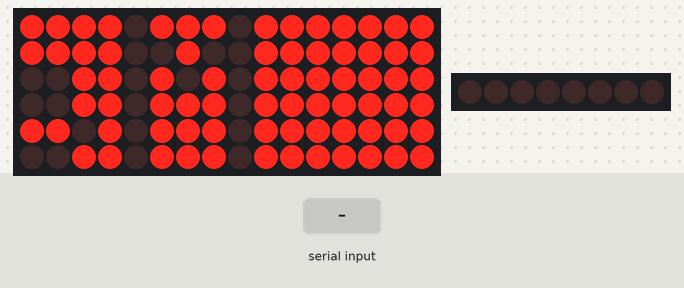
This sketch was run on a simulated Arduino Uno, built with avr-gcc and run on an emulated ATmega328P. Parts: 16×6 LED matrix, 8 shift-register outputs drawn as a row of LEDs (first output left, lit = HIGH). Wiring (inferred from the names in the program): LED matrix (orientation assumed): rows pin 12, pin 11, pin 10, pin 8, pin 7, pin 6; columns Q15, Q14, Q13, Q12, Q11, Q10, Q9, Q8, Q7, Q6, Q5, Q4, Q3, Q2, Q1, Q0; 2 × shift register (74HC595): data pin 2; shift clock pin 4; latch pin 3; shift register (74HC595): data pin 9; shift clock pin 5. Wiring (inferred from the signals the program sends): row of LEDs: on Q0, Q1, Q2, Q3, Q4, Q5, Q6, Q7. The inputs (shaded band) are chosen by the test bench.

Above: at 1.29 s.
1.3 s: "1" received over Serial
At 1.58 s:
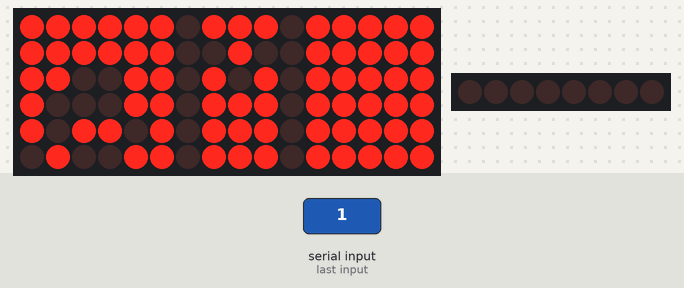
3.3 s: "0" received over Serial
At 3.74 s:
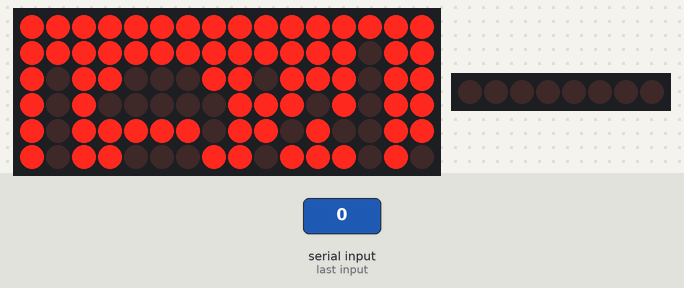
5.3 s: "2" received over Serial
At 5.9 s:
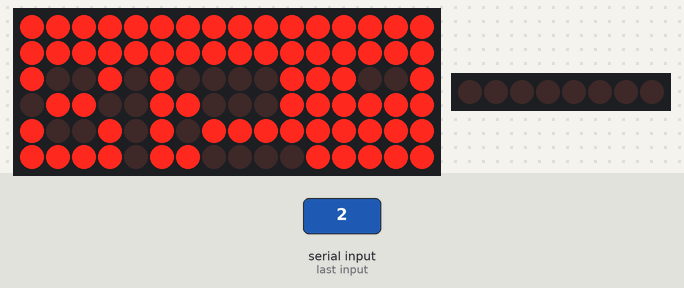
7.3 s: "1" received over Serial
9.3 s: "0" received over Serial
11.4 s: "2" received over Serial
At 14.46 s:
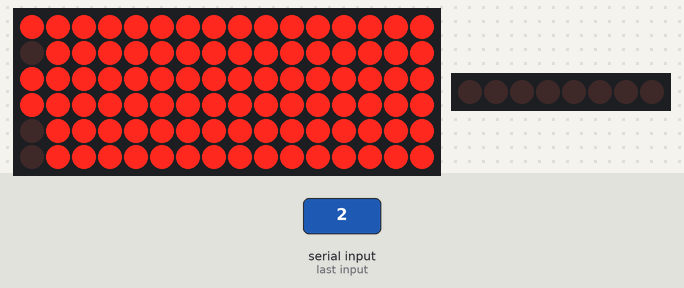

Measured:
- after the input at 11.4 s, the display: first differs from a run without the input after 2.8 s (image 4 shows a later state)

The sketch:

matrix16x8.ino
```cpp
/*
 Scrolling text on 16x8 matrix
 */
#include "Alphabet.h"

//Pin connected to ST_CP of 74HC595
const int latchPin = 3; //11
//Pin connected to SH_CP of 74HC595
const int clockPin = 4; //10
//Pin connected to DS of 74HC595
const int dataPin = 2; //12
//Pins connected to anodes
const int row1 = 12;
const int row2 = 11;
const int row3 = 10;
const int row4 = 9;
const int row5 = 8;
const int row6 = 7;
const int row7 = 6;
const int row8 = 5;

const int numRows = 8;
const int numCols = 16;
const int rows[numRows] = {row1,row2,row3,row4,row5,row6,row7,row8}; //for ease of resetting etc

void setup() {
  Serial.begin(9600);	// opens serial port, sets data rate to 9600 bps
  //Shift register pins
  pinMode(latchPin, OUTPUT);
  pinMode(clockPin, OUTPUT);
  pinMode(dataPin, OUTPUT);
  //Anodes
  for(int i=0;i<numRows;i++)
  {
    pinMode(rows[i], OUTPUT);
    digitalWrite(rows[i], LOW);
  }
}

word frame[8] = { //blank frame
  0, //row 0
  0,
  0,
  0,
  0,
  0,
  0,
  0, //row 7
};

//V2
int bufferLength =0;
int dataReceived =0;
int preloaded = 1;
int data[128];
int dataPointer =0;
int dataLength =0;

int incomingByte = 0;
void loop()
{

  // Test
  if (preloaded)
  {
    char makerspace[] = "Makerspace ";
    dataLength=sizeof(makerspace)-1;
    for (int i=0;i<dataLength;i++)
    {
      if ((int)makerspace[i] >= 32)
      {
        data[i] = (char)((int)makerspace[i]-32);
      }
      else
      {
        data[i] = makerspace[i];
      }
    }

    bufferLength = dataLength*6;
  }

  // Serial
  if (Serial.available() > 0) {
    //clear display
    digitalWrite(rows[7], LOW);
    for(int k=0;k<numRows;k++)
    {
       frame[k]=0;
    }

    //get data
    dataPointer =0;
    dataLength =0;
    delay(250);
    while(Serial.available() > 0)
    {
      incomingByte = (int)Serial.read()-32;
      data[dataPointer]=incomingByte;
      dataPointer++;
      dataLength++;
    }
    dataReceived=1;
    preloaded=0;
    bufferLength = dataLength*6;
  }

  if(preloaded | dataReceived){
    for(int currentFrame=0;currentFrame<bufferLength;currentFrame++)
    {

      //update each row of the frame
      byte currentChar = data[currentFrame/6];
      byte *currentCharArray = alphabet[currentChar];
      for(int j=0;j<numRows;j++) //numRows
      {
        word currentFrameRow = frame[j]<<1;
        byte currentCharRow = currentCharArray[j];

        byte nextChar = bitRead(currentCharRow,7-((currentFrame%6)));
        //byte bitMask = B1000000>>(currentFrame%6);
        //byte maskedRow = currentCharRow | bitMask;
        //byte nextChar = maskedRow>>(8-((currentFrame%6)));

        word nextFrameRow = currentFrameRow | nextChar;
        frame[j] = nextFrameRow;
      }

      for(int frameLength=0;frameLength<8;frameLength++)
      {
        for(int j=0;j<numRows;j++) //numRows
        {
          updateRow(j);
          delay(2);
        }
      }
    }
  }
}

void updateRow(int row)
{
  //take all rows low as a precaution
  for(int i=0;i<numRows;i++)
  {
    digitalWrite(rows[i], LOW);
  }
  byte leftByte = highByte(frame[row]);
  byte rightByte = lowByte(frame[row]);

  digitalWrite(latchPin, LOW);
  // shift out the bits:
  shiftOut(dataPin, clockPin, LSBFIRST, rightByte);
  shiftOut(dataPin, clockPin, LSBFIRST, leftByte);

  //take the latch pin high so
  digitalWrite(latchPin, HIGH);
  digitalWrite(rows[row], HIGH);
}
```

Alphabet.h
```cpp
byte alphabet [96][8] =
{
  {B00000000,
   B00000000,
   B00000000,
   B00000000,
   B00000000,
   B00000000,
   B00000000,
   B00000000,},      // 32 - Space
  {B00100000,
   B00100000,
   B00100000,
   B00100000,
   B00100000,
   B00000000,
   B00100000,
   B00000000,},      // 33 - !
  {B01010000,
   B01010000,
   B01010000,
   B00000000,
   B00000000,
   B00000000,
   B00000000,
   B00000000,},      // 34 - "
  {B01010000,
   B01010000,
   B11111000,
   B01010000,
   B11111000,
   B01010000,
   B01010000,
   B00000000,},      // 35 - #
  {B00100000,
   B01111000,
   B10100000,
   B01110000,
   B00101000,
   B11110000,
   B00100000,
   B00000000,},      // 36 - $
  {B00000000,
   B11001000,
   B11010000,
   B00100000,
   B01011000,
   B10011000,
   B00000000,
   B00000000,},      // 37 - %
  {B01000000,
   B10100000,
   B10100000,
   B01000000,
   B10101000,
   B10010000,
   B01101000,
   B00000000,},      // 38 - &
  {B00100000,
   B00100000,
   B00100000,
   B00000000,
   B00000000,
   B00000000,
   B00000000,
   B00000000,},      // 39 - '
  {B00001000,
   B00010000,
   B00100000,
   B00100000,
   B00100000,
   B00010000,
   B00001000,
   B00000000,},      // 40 - (
  {B10000000,
   B01000000,
   B00100000,
   B00100000,
   B00100000,
   B01000000,
   B10000000,
   B00000000,},      // 41 - )
  {B00000000,
   B10001000,
   B01010000,
   B00100000,
   B01010000,
   B10001000,
   B00000000,
   B00000000,},      // 42 - *
  {B00000000,
   B00100000,
   B00100000,
   B11111000,
   B00100000,
   B00100000,
   B00000000,
   B00000000,},      // 43 - +
  {B00000000,
   B00000000,
   B00000000,
   B00000000,
   B00000000,
   B01000000,
   B01000000,
   B10000000,},      // 44 - ,
  {B00000000,
   B00000000,
   B00000000,
   B11111000,
   B00000000,
   B00000000,
   B00000000,
   B00000000,},      // 45 - -
  {B00000000,
   B00000000,
   B00000000,
   B00000000,
   B00000000,
   B00000000,
   B10000000,
   B00000000,},      // 46 - .
  {B00000000,
   B00001000,
   B00010000,
   B00100000,
   B01000000,
   B10000000,
   B00000000,
   B00000000,},      // 47 - /
  {B01110000,
   B10001000,
   B10011000,
   B10101000,
   B11001000,
   B10001000,
   B01110000,
   B00000000,},      // 48 - 0
  {B00100000,
   B01100000,
   B10100000,
   B00100000,
   B00100000,
   B00100000,
   B11111000,
   B00000000,},      // 49 - 1
  {B01110000,
   B10001000,
   B00001000,
   B00110000,
   B01000000,
   B10000000,
   B11111000,
   B00000000,},      // 50 - 2
  {B01110000,
   B10001000,
   B00001000,
   B00110000,
   B00001000,
   B10001000,
   B01110000,
   B00000000,},      // 51 - 3
  {B00010000,
   B00110000,
   B01010000,
   B11111000,
   B00010000,
   B00010000,
   B00010000,
   B00000000,},      // 52 - 4
  {B11111000,
   B10000000,
   B10000000,
   B11110000,
   B00001000,
   B00001000,
   B11110000,
   B00000000,},      // 53 - 5
  {B01110000,
   B10001000,
   B10000000,
   B11110000,
   B10001000,
   B10001000,
   B01110000,
   B00000000,},      // 54 - 6
  {B11111000,
   B10001000,
   B00001000,
   B00010000,
   B00100000,
   B00100000,
   B00100000,
   B00000000,},      // 55 - 7
  {B01110000,
   B10001000,
   B10001000,
   B01110000,
   B10001000,
   B10001000,
   B01110000,
   B00000000,},      // 56 - 8
  {B01110000,
   B10001000,
   B10001000,
   B01111000,
   B00001000,
   B00001000,
   B01110000,
   B00000000,},      // 57 - 9
  {B00000000,
   B00000000,
   B01000000,
   B00000000,
   B00000000,
   B01000000,
   B00000000,
   B00000000,},      // 58 - :
  {B00000000,
   B00000000,
   B01000000,
   B00000000,
   B00000000,
   B01000000,
   B01000000,
   B10000000,},      // 59 - ;
  {B00001000,
   B00010000,
   B00100000,
   B01000000,
   B00100000,
   B00010000,
   B00001000,
   B00000000,},      // 60 - <
  {B00000000,
   B00000000,
   B11111000,
   B00000000,
   B11111000,
   B00000000,
   B00000000,
   B00000000,},      // 61 - =
  {B01000000,
   B00100000,
   B00010000,
   B00001000,
   B00010000,
   B00100000,
   B01000000,
   B00000000,},      // 62 - >
  {B01110000,
   B10001000,
   B00001000,
   B00010000,
   B00100000,
   B00000000,
   B00100000,
   B00000000,},      // 63 - ?
  {B00111000,
   B01000100,
   B10010100,
   B10101100,
   B10011000,
   B01000000,
   B00111100,
   B00000000,},      // 64 - @
  {B01110000,
   B10001000,
   B10001000,
   B11111000,
   B10001000,
   B10001000,
   B10001000,
   B00000000,},      // 65 - A
  {B11110000,
   B10001000,
   B10001000,
   B11110000,
   B10001000,
   B10001000,
   B11110000,
   B00000000,},      // 66 - B
  {B00110000,
   B01001000,
   B10000000,
   B10000000,
   B10000000,
   B01001000,
   B00110000,
   B00000000,},      // 67 - C
  {B11100000,
   B10010000,
   B10001000,
   B10001000,
   B10001000,
   B10010000,
   B11100000,
   B00000000,},      // 68 - D
  {B11111000,
   B10000000,
   B10000000,
   B11100000,
   B10000000,
   B10000000,
   B11111000,
   B00000000,},      // 69 - E
  {B11111000,
   B10000000,
   B10000000,
   B11100000,
   B10000000,
   B10000000,
   B10000000,
   B00000000,},      // 70 - F
  {B01110000,
   B10001000,
   B10000000,
   B10011000,
   B10001000,
   B10001000,
   B01110000,
   B00000000,},      // 71 - G
  {B10001000,
   B10001000,
   B10001000,
   B11111000,
   B10001000,
   B10001000,
   B10001000,
   B00000000,},      // 72 - H
  {B01110000,
   B00100000,
   B00100000,
   B00100000,
   B00100000,
   B00100000,
   B01110000,
   B00000000,},      // 73 - I
  {B00111000,
   B00010000,
   B00010000,
   B00010000,
   B00010000,
   B10010000,
   B01100000,
   B00000000,},      // 74 - J
  {B10001000,
   B10010000,
   B10100000,
   B11000000,
   B10100000,
   B10010000,
   B10001000,
   B00000000,},      // 75 - K
  {B10000000,
   B10000000,
   B10000000,
   B10000000,
   B10000000,
   B10000000,
   B11111000,
   B00000000,},      // 76 - L
  {B10001000,
   B11011000,
   B10101000,
   B10101000,
   B10001000,
   B10001000,
   B10001000,
   B00000000,},      // 77 - M
  {B10001000,
   B11001000,
   B11001000,
   B10101000,
   B10011000,
   B10011000,
   B10001000,
   B00000000,},      // 78 - N
  {B01110000,
   B10001000,
   B10001000,
   B10001000,
   B10001000,
   B10001000,
   B01110000,
   B00000000,},      // 79 - O
  {B11110000,
   B10001000,
   B10001000,
   B11110000,
   B10000000,
   B10000000,
   B10000000,
   B00000000,},      // 80 - P
  {B01110000,
   B10001000,
   B10001000,
   B10001000,
   B10101000,
   B10010000,
   B01101000,
   B00000000,},      // 81 - Q
  {B11110000,
   B10001000,
   B10001000,
   B11110000,
   B10100000,
   B10010000,
   B10001000,
   B00000000,},      // 82 - R
  {B01110000,
   B10001000,
   B10000000,
   B01110000,
   B00001000,
   B10001000,
   B01110000,
   B00000000,},      // 83 - S
  {B11111000,
   B00100000,
   B00100000,
   B00100000,
   B00100000,
   B00100000,
   B00100000,
   B00000000,},      // 84 - T
  {B10001000,
   B10001000,
   B10001000,
   B10001000,
   B10001000,
   B10001000,
   B01110000,
   B00000000,},      // 85 - U
  {B10001000,
   B10001000,
   B10001000,
   B10001000,
   B10001000,
   B01010000,
   B00100000,
   B00000000,},      // 86 - V
  {B10001000,
   B10001000,
   B10001000,
   B10101000,
   B10101000,
   B11011000,
   B10001000,
   B00000000,},      // 87 - W
  {B10001000,
   B10001000,
   B01010000,
   B00100000,
   B01010000,
   B10001000,
   B10001000,
   B00000000,},      // 88 - X
  {B10001000,
   B10001000,
   B10001000,
   B01110000,
   B00100000,
   B00100000,
   B00100000,
   B00000000,},      // 89 - Y
  {B11111000,
   B00001000,
   B00010000,
   B00100000,
   B01000000,
   B10000000,
   B11111000,
   B00000000,},      // 90 - Z
  {B11111000,
   B10000000,
   B10000000,
   B10000000,
   B10000000,
   B10000000,
   B11111000,
   B00000000,},      // 91 - [
  {B11111000,
   B00001000,
   B00001000,
   B00001000,
   B00001000,
   B00001000,
   B11111000,
   B00000000,},      // 92 - ]
  {B00000000,
   B10000000,
   B01000000,
   B00100000,
   B00010000,
   B00001000,
   B00000000,
   B00000000,},      // 93 - Backslash
  {B00100000,
   B01010000,
   B10001000,
   B00000000,
   B00000000,
   B00000000,
   B00000000,
   B00000000,},      // 94 - ^
  {B00000000,
   B00000000,
   B00000000,
   B00000000,
   B00000000,
   B00000000,
   B00000000,
   B11111000,},      // 95 - _
  {B00100000,
   B00100000,
   B00100000,
   B00000000,
   B00000000,
   B00000000,
   B00000000,
   B00000000,},      // 96 - '
  {B00000000,
   B00000000,
   B01100000,
   B00010000,
   B01110000,
   B10010000,
   B01101000,
   B00000000,},      // 97 - a
  {B10000000,
   B10000000,
   B10110000,
   B11001000,
   B10001000,
   B11001000,
   B10110000,
   B00000000,},      // 98 - b
  {B00000000,
   B00000000,
   B01110000,
   B10001000,
   B10000000,
   B10001000,
   B01110000,
   B00000000,},      // 99 - c
  {B00001000,
   B00001000,
   B01101000,
   B10011000,
   B10001000,
   B10011000,
   B01101000,
   B00000000,},      // 100 - d
  {B00000000,
   B00000000,
   B01110000,
   B10001000,
   B11111000,
   B10000000,
   B01110000,
   B00000000,},      // 101 - e
  {B00110000,
   B01001000,
   B01000000,
   B11110000,
   B01000000,
   B01000000,
   B01000000,
   B00000000,},      // 102 - f
  {B00000000,
   B00000000,
   B01101000,
   B10011000,
   B10011000,
   B01101000,
   B00001000,
   B01110000,},      // 103 - g
  {B10000000,
   B10000000,
   B10110000,
   B11001000,
   B10001000,
   B10001000,
   B10001000,
   B00000000,},      // 104 - h
  {B00100000,
   B00000000,
   B01100000,
   B00100000,
   B00100000,
   B00100000,
   B01110000,
   B00000000,},      // 105 - i
  {B00000000,
   B00010000,
   B00000000,
   B00110000,
   B00010000,
   B00010000,
   B10010000,
   B01100000,},      // 106 - j
  {B00000000,
   B10000000,
   B10001000,
   B10010000,
   B10100000,
   B11010000,
   B10001000,
   B00000000,},      // 107 - k
  {B01100000,
   B00100000,
   B00100000,
   B00100000,
   B00100000,
   B00100000,
   B01110000,
   B00000000,},      // 108 - l
  {B00000000,
   B00000000,
   B11010000,
   B10101000,
   B10101000,
   B10001000,
   B10001000,
   B00000000,},      // 109 - m
  {B00000000,
   B00000000,
   B10110000,
   B11001000,
   B10001000,
   B10001000,
   B10001000,
   B00000000,},      // 110 - n
  {B00000000,
   B00000000,
   B01110000,
   B10001000,
   B10001000,
   B10001000,
   B01110000,
   B00000000,},      // 111 - o
  {B00000000,
   B00000000,
   B10110000,
   B11001000,
   B11001000,
   B10110000,
   B10000000,
   B10000000,},      // 112 - p
  {B00000000,
   B00000000,
   B01101000,
   B10011000,
   B10011000,
   B01101000,
   B00001000,
   B00001000,},      // 113 - q
  {B00000000,
   B00000000,
   B10110000,
   B11001000,
   B10000000,
   B10000000,
   B10000000,
   B00000000,},      // 114 - r
  {B00000000,
   B00000000,
   B01111000,
   B10000000,
   B01110000,
   B00001000,
   B11110000,
   B00000000,},      // 115 - s
  {B01000000,
   B01000000,
   B11110000,
   B01000000,
   B01000000,
   B01001000,
   B00110000,
   B00000000,},      // 116 - t
  {B00000000,
   B00000000,
   B10001000,
   B10001000,
   B10001000,
   B10011000,
   B01101000,
   B00000000,},      // 117 - u
  {B00000000,
   B00000000,
   B10001000,
   B10001000,
   B10001000,
   B01010000,
   B00100000,
   B00000000,},      // 118 - v
  {B00000000,
   B00000000,
   B10001000,
   B10101000,
   B10101000,
   B10101000,
   B01010000,
   B00000000,},      // 119 - w
  {B00000000,
   B00000000,
   B10001000,
   B01010000,
   B00100000,
   B01010000,
   B10001000,
   B00000000,},      // 120 - x
  {B00000000,
   B00000000,
   B10001000,
   B10001000,
   B10011000,
   B01101000,
   B00001000,
   B01110000,},      // 121- y
  {B00000000,
   B00000000,
   B11111000,
   B00010000,
   B00100000,
   B01000000,
   B11111000,
   B00000000,},      // 122 - z
  {B00001000,
   B00010000,
   B00010000,
   B00100000,
   B00010000,
   B00010000,
   B00001000,
   B00000000,},      // 123 - {
  {B00100000,
   B00100000,
   B00100000,
   B00100000,
   B00100000,
   B00100000,
   B00100000,
   B00000000,},      // 124 - |
  {B10000000,
   B01000000,
   B01000000,
   B00100000,
   B01000000,
   B01000000,
   B10000000,
   B00000000,},      // 125 - }
  {B01010000,
   B10100000,
   B00000000,
   B00000000,
   B00000000,
   B00000000,
   B00000000,
   B00000000,},      // 126 - ~
  {B00000000,
   B00000000,
   B00000000,
   B00000000,
   B00000000,
   B00000000,
   B00000000,
   B00000000,},      // 127 - DEL
};
```
